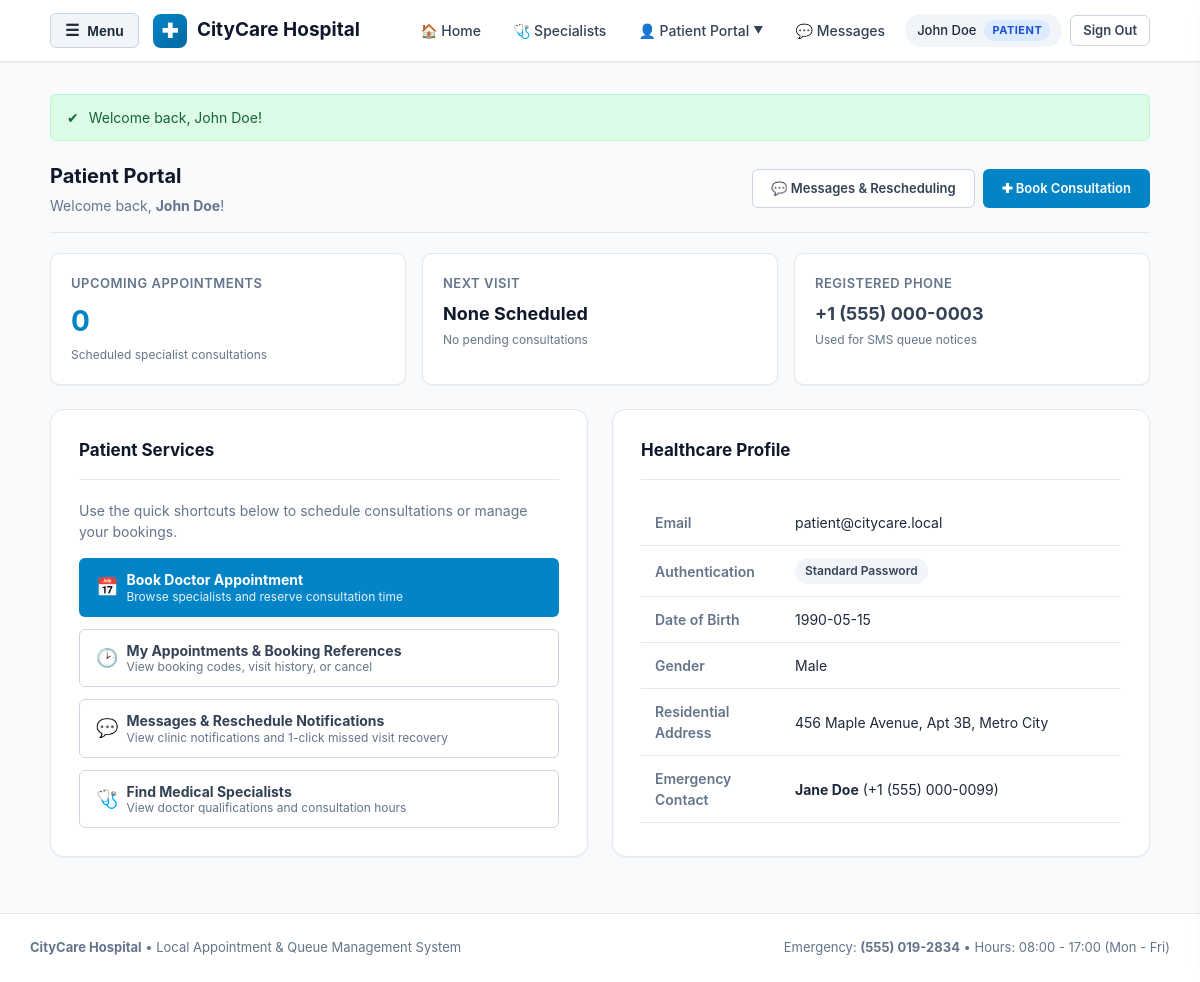
Page /patient/dashboard.php (signed in) on the committed database.
### tables this page shows
CREATE TABLE `patient_profiles` (
  `id` INT UNSIGNED NOT NULL AUTO_INCREMENT,
  `user_id` INT UNSIGNED NOT NULL,
  `date_of_birth` DATE NULL,
  `gender` ENUM('male', 'female', 'other') NULL,
  `address` TEXT NULL,
  `emergency_contact_name` VARCHAR(100) NULL,
  `emergency_contact_phone` VARCHAR(25) NULL,
  `created_at` DATETIME NOT NULL DEFAULT CURRENT_TIMESTAMP,
  `updated_at` DATETIME NOT NULL DEFAULT CURRENT_TIMESTAMP ON UPDATE CURRENT_TIMESTAMP,
  PRIMARY KEY (`id`),
  UNIQUE KEY `uk_patient_profiles_user` (`user_id`),
  CONSTRAINT `fk_patient_profiles_user`
    FOREIGN KEY (`user_id`) REFERENCES `users` (`id`)
    ON DELETE CASCADE ON UPDATE CASCADE
);

CREATE TABLE `users` (
  `id` INT UNSIGNED NOT NULL AUTO_INCREMENT,
  `full_name` VARCHAR(100) NOT NULL,
  `email` VARCHAR(150) NOT NULL,
  `google_id` VARCHAR(100) NULL,
  `phone` VARCHAR(25) NULL,
  `password_hash` VARCHAR(255) NULL,
  `auth_provider` VARCHAR(20) NOT NULL DEFAULT 'local',
  `avatar_url` VARCHAR(255) NULL,
  `role` ENUM('patient', 'staff', 'admin') NOT NULL DEFAULT 'patient',
  `status` ENUM('active', 'inactive') NOT NULL DEFAULT 'active',
  `created_at` DATETIME NOT NULL DEFAULT CURRENT_TIMESTAMP,
  `updated_at` DATETIME NOT NULL DEFAULT CURRENT_TIMESTAMP ON UPDATE CURRENT_TIMESTAMP,
  PRIMARY KEY (`id`),
  UNIQUE KEY `uk_users_email` (`email`),
  UNIQUE KEY `uk_users_google_id` (`google_id`),
  KEY `idx_users_role_status` (`role`, `status`)
);

### includes/auth.php (called while the page is built, shortened)
<?php
function getFlashes(): array
{
    $flashes = $_SESSION['flash_messages'] ?? [];
    return $flashes;
}
function currentUser(): ?array
{
    return $_SESSION['user'] ?? null;
}

### patient/dashboard.php (the view, shortened to what this page needs)
<?php
require_once __DIR__ . '/../includes/auth.php';
$user = currentUser();
$pdo = getDBConnection();
$stmt = $pdo->prepare("
    SELECT u.full_name, u.email, u.phone, u.google_id, u.auth_provider, u.avatar_url,
           p.date_of_birth, p.gender, p.address, p.emergency_contact_name, p.emergency_contact_phone
    FROM users u
    LEFT JOIN patient_profiles p ON u.id = p.user_id
    WHERE u.id = :id
    LIMIT 1
");
$stmt->execute([':id' => $user['id']]);
$profile = $stmt->fetch();
$appStmt = $pdo->prepare("
    SELECT a.*, d.full_name AS doctor_name, d.specialty, d.room_number, q.queue_number
    FROM appointments a
    JOIN doctors d ON a.doctor_id = d.id
    LEFT JOIN queue_entries q ON a.id = q.appointment_id
    WHERE a.patient_id = :patient_id
      AND a.appointment_date >= CURDATE()
      AND a.status IN ('pending', 'confirmed', 'checked_in')
    ORDER BY a.appointment_date ASC, a.start_time ASC
");
$appStmt->execute([':patient_id' => $user['id']]);
$upcomingAppointments = $appStmt->fetchAll();
$upcomingCount = count($upcomingAppointments);
$nextAppointment = $upcomingAppointments[0] ?? null;
require_once __DIR__ . '/../includes/header.php';
?>
<div class="card-header">
    <div>
        <h1 class="card-title">Patient Portal</h1>
        <p style="margin: 4px 0 0 0; color: var(--gray-500); font-size: 14px;">
            Welcome back, <strong><?php echo htmlspecialchars($profile['full_name'] ?? $user['full_name'], ENT_QUOTES, 'UTF-8'); ?></strong>!
        </p>
    </div>
    <div style="display: flex; gap: 8px;">
        <a href="messages.php" class="btn btn-secondary" style="font-size: 13px;">
            &#128172; Messages &amp; Rescheduling
        </a>
        <a href="book.php" class="btn btn-primary" style="font-size: 13px;">
            &#10010; Book Consultation
        </a>
    </div>
</div>
<div class="stats-grid">
    <div class="stat-card">
        <div class="stat-label">Upcoming Appointments</div>
        <div class="stat-value" style="color: var(--primary);"><?php echo $upcomingCount; ?></div>
        <div class="stat-desc">Scheduled specialist consultations</div>
    </div>
    <div class="stat-card">
        <div class="stat-label">Next Visit</div>
        <div class="stat-value" style="font-size: 18px; color: var(--gray-900);">
            <?php if ($nextAppointment): ?>
                <?php echo date('M d', strtotime($nextAppointment['appointment_date'])); ?> @ <?php echo date('h:i A', strtotime($nextAppointment['start_time'])); ?>
            <?php else: ?>
                None Scheduled
            <?php endif; ?>
        </div>
        <div class="stat-desc">
            <?php echo $nextAppointment ? htmlspecialchars($nextAppointment['doctor_name'], ENT_QUOTES, 'UTF-8') : 'No pending consultations'; ?>
        </div>
    </div>
    <div class="stat-card">
        <div class="stat-label">Registered Phone</div>
        <div class="stat-value" style="font-size: 18px; color: var(--gray-700);">
            <?php echo htmlspecialchars($profile['phone'] ?? '-', ENT_QUOTES, 'UTF-8'); ?>
        </div>
        <div class="stat-desc">Used for SMS queue notices</div>
    </div>
</div>
<div style="display: grid; grid-template-columns: repeat(auto-fit, minmax(320px, 1fr)); gap: 24px;">
    <div class="card">
        <div class="card-header">
            <h2 class="card-title" style="font-size: 17px;">Patient Services</h2>
        </div>
        <p style="color: var(--gray-500); font-size: 14px; margin-top: 0;">
            Use the quick shortcuts below to schedule consultations or manage your bookings.
        </p>
        <div style="display: flex; flex-direction: column; gap: 12px; margin-top: 16px;">
            <a href="book.php" class="btn btn-primary" style="justify-content: flex-start; padding: 12px 16px;">
                <span style="font-size: 18px;">&#128197;</span>
                <div>
                    <strong>Book Doctor Appointment</strong>
                    <div style="font-size: 12px; opacity: 0.9; font-weight: normal;">Browse specialists and reserve consultation time</div>
                </div>
            </a>
            <a href="appointments.php" class="btn btn-secondary" style="justify-content: flex-start; padding: 12px 16px;">
                <span style="font-size: 18px;">&#128337;</span>
                <div>
                    <strong>My Appointments &amp; Booking References</strong>
                    <div style="font-size: 12px; color: var(--gray-500); font-weight: normal;">View booking codes, visit history, or cancel</div>
                </div>
            </a>
            <a href="messages.php" class="btn btn-secondary" style="justify-content: flex-start; padding: 12px 16px;">
                <span style="font-size: 18px;">&#128172;</span>
                <div>
                    <strong>Messages &amp; Reschedule Notifications</strong>
                    <div style="font-size: 12px; color: var(--gray-500); font-weight: normal;">View clinic notifications and 1-click missed visit recovery</div>
                </div>
            </a>
            <a href="<?php echo APP_BASE_URL; ?>/doctors.php" class="btn btn-secondary" style="justify-content: flex-start; padding: 12px 16px;">
                <span style="font-size: 18px;">&#129658;</span>
                <div>
                    <strong>Find Medical Specialists</strong>
                    <div style="font-size: 12px; color: var(--gray-500); font-weight: normal;">View doctor qualifications and consultation hours</div>
                </div>
            </a>
        </div>
    </div>
    <div class="card">
        <div class="card-header">
            <h2 class="card-title" style="font-size: 17px;">Healthcare Profile</h2>
        </div>
        <table class="table">
            <tbody>
                <tr>
                    <td style="width: 140px; font-weight: 600; color: var(--gray-500);">Email</td>
                    <td><?php echo htmlspecialchars($profile['email'] ?? '-', ENT_QUOTES, 'UTF-8'); ?></td>
                </tr>
                <tr>
                    <td style="font-weight: 600; color: var(--gray-500);">Authentication</td>
                    <td>
                        <?php if (!empty($profile['google_id'])): ?>
                            <span class="badge" style="background: #eaf1fb; color: #1a73e8; font-weight: 600;">
                                &#10004; Google Connected
                            </span>
                        <?php else: ?>
                            <span class="badge" style="background: var(--gray-100); color: var(--gray-700);">
                                Standard Password
                            </span>
                        <?php endif; ?>
                    </td>
                </tr>
                <tr>
                    <td style="font-weight: 600; color: var(--gray-500);">Date of Birth</td>
                    <td><?php echo htmlspecialchars($profile['date_of_birth'] ?? 'Not specified', ENT_QUOTES, 'UTF-8'); ?></td>
                </tr>
                <tr>
                    <td style="font-weight: 600; color: var(--gray-500);">Gender</td>
                    <td><?php echo htmlspecialchars(ucfirst($profile['gender'] ?? 'Not specified'), ENT_QUOTES, 'UTF-8'); ?></td>
                </tr>
                <tr>
                    <td style="font-weight: 600; color: var(--gray-500);">Residential Address</td>
                    <td><?php echo htmlspecialchars($profile['address'] ?? 'Not specified', ENT_QUOTES, 'UTF-8'); ?></td>
                </tr>
                <tr>
                    <td style="font-weight: 600; color: var(--gray-500);">Emergency Contact</td>
                    <td>
                        <?php if (!empty($profile['emergency_contact_name'])): ?>
                            <strong><?php echo htmlspecialchars($profile['emergency_contact_name'], ENT_QUOTES, 'UTF-8'); ?></strong>
                            (<?php echo htmlspecialchars($profile['emergency_contact_phone'] ?? '', ENT_QUOTES, 'UTF-8'); ?>)
                        <?php else: ?>
                            <em>None registered</em>
                        <?php endif; ?>
                    </td>
                </tr>
            </tbody>
        </table>
    </div>
</div>
<?php require_once __DIR__ . '/../includes/footer.php'; ?>

### includes/header.php (shortened to what this page needs)
<?php
require_once __DIR__ . '/auth.php';
$user = currentUser();
$flashes = getFlashes();
$baseUrl = defined('APP_BASE_URL') ? APP_BASE_URL : '/hospital_system';
?>
<!DOCTYPE html>
<html lang="en">
<head>
    <link rel="stylesheet" href="<?php echo $baseUrl; ?>/assets/css/style.css">
</head>
<body>
<header class="navbar">
    <div class="nav-container">
        <div style="display: flex; align-items: center; gap: 14px;">
            <button type="button" class="nav-menu-btn" onclick="openNavDrawer()" id="menuButton" aria-label="Open Navigation Menu">
                <span style="font-size: 16px;">&#9776;</span>
                <span>Menu</span>
            </button>
            <a href="<?php echo $baseUrl; ?>/index.php" class="brand">
                <span class="brand-icon">&#10010;</span>
                <span>CityCare Hospital</span>
            </a>
        </div>
        <nav>
            <ul class="nav-links" id="navLinks">
                <li><a href="<?php echo $baseUrl; ?>/index.php" class="nav-link">&#127968; Home</a></li>
                <li><a href="<?php echo $baseUrl; ?>/doctors.php" class="nav-link">&#129658; Specialists</a></li>
                <?php if ($user): ?>
                    <?php if ($user['role'] === 'patient'): ?>
                        <li class="nav-dropdown">
                            <a href="<?php echo $baseUrl; ?>/patient/dashboard.php" class="nav-link dropdown-toggle">
                                &#128100; Patient Portal <span style="font-size: 10px;">&#9660;</span>
                            </a>
                        </li>
                        <li>
                            <a href="<?php echo $baseUrl; ?>/patient/messages.php" class="nav-link" style="position: relative;">
                                &#128172; Messages
                            </a>
                        </li>
                    <?php endif; ?>
                    <li>
                        <div class="user-pill">
                            <span><?php echo htmlspecialchars($user['full_name'], ENT_QUOTES, 'UTF-8'); ?></span>
                            <span class="role-tag role-tag-<?php echo htmlspecialchars($user['role'], ENT_QUOTES, 'UTF-8'); ?>">
                                <?php echo htmlspecialchars(strtoupper($user['role']), ENT_QUOTES, 'UTF-8'); ?>
                            </span>
                        </div>
                    </li>
                    <li><a href="<?php echo $baseUrl; ?>/logout.php" class="btn btn-secondary" style="padding: 6px 12px; font-size: 13px;">Sign Out</a></li>
                <?php else: ?>
                    <li><a href="<?php echo $baseUrl; ?>/login.php" class="nav-link">Sign In</a></li>
                    <li><a href="<?php echo $baseUrl; ?>/register.php" class="btn btn-primary" style="padding: 8px 14px; font-size: 13px;">Register</a></li>
                <?php endif; ?>
            </ul>
        </nav>
    </div>
</header>
<main class="main-content">
    <?php if (!empty($flashes)): ?>
        <?php foreach ($flashes as $flash): ?>
            <div class="alert alert-<?php echo htmlspecialchars($flash['type'], ENT_QUOTES, 'UTF-8'); ?>">
                <span>
                    <?php if ($flash['type'] === 'success'): ?>&#10004;<?php endif; ?>
                </span>
                <div><?php echo htmlspecialchars($flash['message'], ENT_QUOTES, 'UTF-8'); ?></div>
            </div>
        <?php endforeach; ?>
    <?php endif; ?>

### rows in the picture
patient_profiles: user.full_name "John Doe", user.phone "+1 (555) 000-0003", user.email "patient@citycare.local", date_of_birth "1990-05-15", gender "Male", address "456 Maple Avenue, Apt 3B, Metro City", emergency_contact_name "Jane Doe", emergency_contact_phone "+1 (555) 000-0099"

### other values in the picture
$user['role'] "PATIENT"
$flash['message'] "Welcome back, John Doe!"
$upcomingCount "0"
